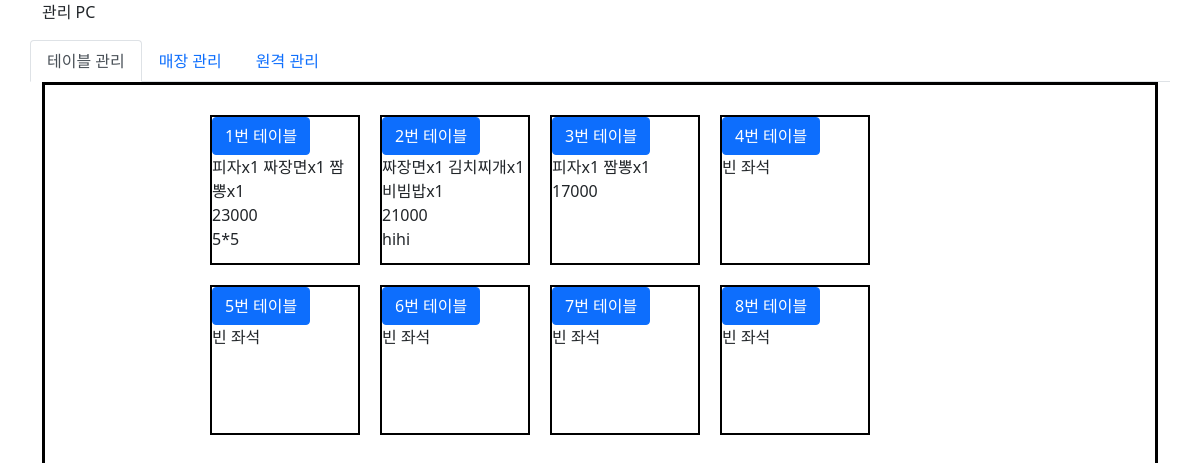
The page / (signed in) on the database as committed earlier.
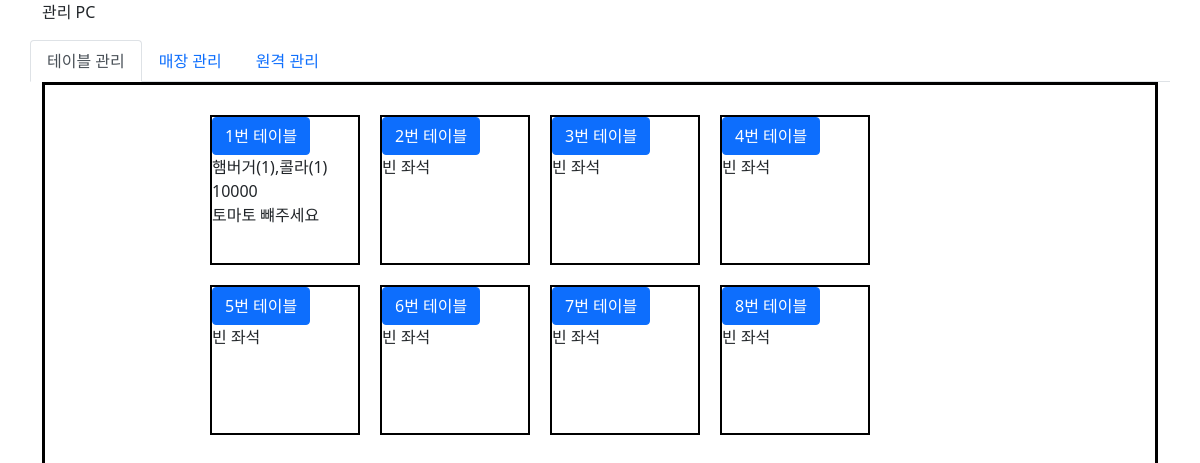
The same page on the database as committed later.
### tables this page shows
CREATE TABLE table2    (order_id integer primary key AUTOINCREMENT,    order_food text, inquery text, total integer, order_pc text, date text);

### server.py (the view, shortened to what this page needs)
@app.route("/", methods=['GET','POST'])
def hello(username=None, rows=None):
    if 'id' in session:
        if request.method == "GET":
            if request.args.get('id'): #삭제
                idx = request.args.get('id')
                delete_result = delete_menu(idx)
                if delete_result == 1:
                    print("메뉴를 정상적으로 삭제했습니다.")
                    return "<script>alert('메뉴를 정상적으로 삭제했습니다.');location.href='./';</script>"
                else:
                    print("비정상적인 요청으로 삭제하지 못했습니다.")
                    return "<script>alert('메뉴를 정상적으로 삭제했습니다.');location.href='./';</script>"
            else:
                username = session['id']
                rows = order_food() #주문 메뉴 조회
                total_price = sum([rows[i][3] for i in range(len(rows))])
                rows1 = menu() #등록 메뉴 조회
                print(rows)
                print(rows1)
                return render_template("./counter_main.html", username=username, rows = rows, rows1=rows1, total_price=total_price)
    else:
        return "<script>alert('로그인 후 이용해주세요.');location.href='./login'</script>"

### server.py (called while the page is built)
def order_food():
    cursor.execute(f"SELECT * FROM table2")
    rows = cursor.fetchall()
    count = len(rows)
    if count < 8:
        empty = 8 - count
        for i in range(empty):
            rows.append(('','','',0,''))
    return rows

def menu():
    cursor.execute("SELECT * FROM table1")
    rows = cursor.fetchall()
    return rows

### templates/counter_main.html (shortened to what this page needs)
<!DOCTYPE html>
<html lang="en">
<head>
    <link href="https://cdn.jsdelivr.net/npm/bootstrap@5.0.2/dist/css/bootstrap.min.css" rel="stylesheet">
    <link href="{{ url_for('static', filename='css/kiosk_counter.css') }}" rel="stylesheet">
</head>
<body>
    <div class="container">
        <div class="row">
            <p> 관리 PC </p>
            <ul class="nav nav-tabs" id="myTab" role="tablist">
                <li class="nav-item" role="presentation">
                  <button class="nav-link active" id="home-tab" data-bs-toggle="tab" data-bs-target="#home-tab-pane" type="button" role="tab" aria-controls="home-tab-pane" aria-selected="true">테이블 관리</button>
                </li>
                <li class="nav-item" role="presentation">
                  <button class="nav-link" id="profile-tab" data-bs-toggle="tab" data-bs-target="#profile-tab-pane" type="button" role="tab" aria-controls="profile-tab-pane" aria-selected="false">매장 관리</button>
                </li>
                <li class="nav-item" role="presentation">
                  <button class="nav-link" id="contact-tab" data-bs-toggle="tab" data-bs-target="#contact-tab-pane" type="button" role="tab" aria-controls="contact-tab-pane" aria-selected="false">원격 관리</button>
                </li>
            </ul>
                <div class="tab-content" id="myTabContent">
                    <div class="tab-pane fade show active" id="home-tab-pane" role="tabpanel" aria-labelledby="home-tab" tabindex="0">
                        <div class="boardred-section">
                            <div class="box">
                                {% for i in range(rows | length) %}
                                <div class="table_box">
                                    <button type="button" class="btn btn-primary" data-bs-toggle="modal" data-bs-target="#staticBackdrop{{ i }}">
                                        {{ i+1 }}번 테이블
                                    </button>
                                      {% if rows[i][0] == '' %}
                                        <br>빈 좌석
                                      {% else %}
                                        <br>{{ rows[i][1]}}
                                        <br> {{ rows[i][3] }}
                                        <br> {{ rows[i][2] }}
                                      {% endif %}
                                </div>
                                {% endfor %}
                            </div>
                        </div>
                    </div>
                </div>
        </div>
    </div>
</body>
</html>

### static/css/kiosk_counter.css (style rules this page uses)
.boardred-section { display: flex; justify-content: center; align-items: center; border: 3px solid black; padding: 20px; }
.box { width: 800px; height: 1300px; margin: auto; }
.table_box { width: 150px; height: 150px; float: left; margin: 10px; border: 2px solid black; }

Rows that differ between the two databases and show on the page:
removed table2: order_food "피자x1 짜장면x1 짬뽕x1", total "23000", inquery "5*5"
removed table2: order_food "짜장면x1 김치찌개x1 비빔밥x1", total "21000", inquery "hihi"
removed table2: order_food "피자x1 짬뽕x1", total "17000"
added table2: order_food "햄버거(1),콜라(1)", total "10000", inquery "토마토 뺴주세요"
Other text that changed with them:
new list line: "1 번 테이블"
new list line: "2 번 테이블 빈 좌석"
new list line: "3 번 테이블 빈 좌석"
list line gone: "1 번 테이블"
list line gone: "2 번 테이블"
list line gone: "3 번 테이블"
